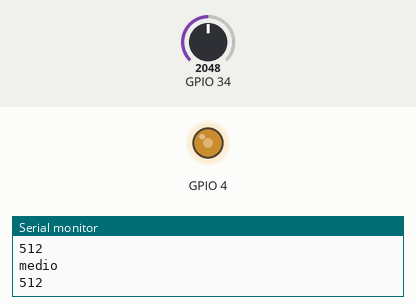
A sketch run on a simulated ESP32. On the bench: output pins drawn as LEDs (lit = HIGH), the last lines printed to the serial monitor. The inputs (shaded band) are chosen by the test bench; at power-on: GPIO 34 = 2048 (analog values on the 0–4095 scale).

Above: at 1.2 s.
1.3 s: GPIO 34 set to 1642
3.0 s: GPIO 34 set to 1530
At 4.0 s:
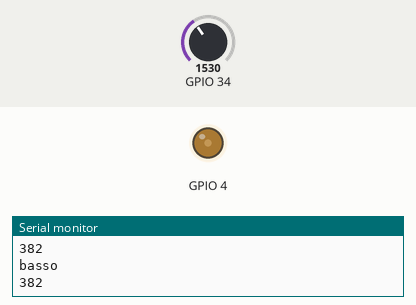
4.8 s: GPIO 34 set to 3603
At 5.4 s:
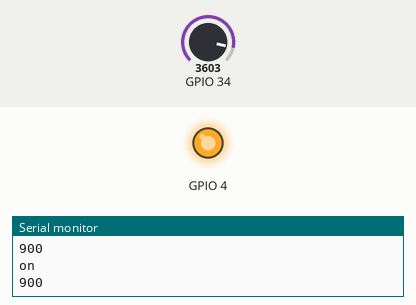
6.6 s: GPIO 34 set to 3242
8.1 s: GPIO 34 set to 3167
At 9.2 s:
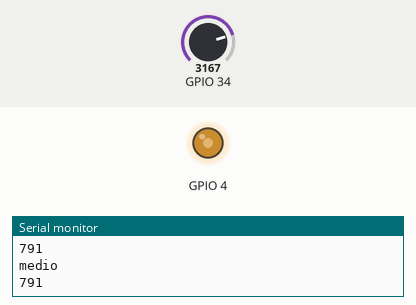
9.9 s: GPIO 34 set to 4095
At 10.7 s:
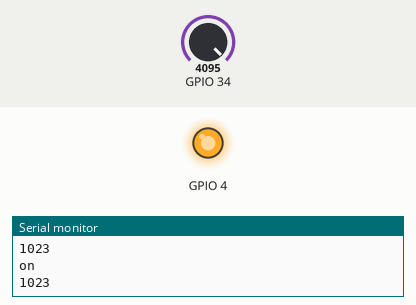
Timing chart, 0 to 12.7 s (numbered marks = the images above; inputs shaded):
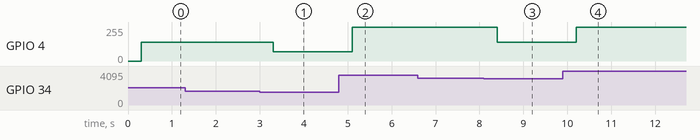

The sketch:

5_9_enum.ino
```cpp
/*
Autore: Paolo Aliverti
Listato 3.9 – enumerazioni

Collegare:
- led con res da 100 ohm sul pin 4
*/

enum livello_pwm {spento, basso, medio, alto} lev;

void setup() {
  Serial.begin(115200);
  Serial.println("enum");
  int ch = 0;
  int freq = 1000;
  int res = 8;
  ledcSetup(ch, freq, res);
  ledcAttachPin(4, ch);

  analogReadResolution(10);  //0-1023
}

void loop() {
  int v = analogRead(34);
  Serial.println(v);
  delay(300);
  if (v < 200) lev = spento;
  else if (v < 400) lev = basso;
  else if (v < 800) lev = medio;
  else lev = alto;


  if (lev == spento) {
    Serial.println("off");
    ledcWrite(0, 0);
  }
  if (lev == basso) {
    ledcWrite(0, 70);
    Serial.println("basso");
  }
  if (lev == medio) {
    ledcWrite(0, 140);
    Serial.println("medio");
  }
  if (lev == alto) {
    ledcWrite(0, 255);
    Serial.println("on");
  }

}
```

Measured:
- the behaviour switches between 1600 and 1599 on GPIO 34 (found by bisection; images 0 and 1)
- the behaviour switches between 3200 and 3199 on GPIO 34 (found by bisection; images 2 and 3)
- after the input at 3.0 s, GPIO 4: 139/255 → 70/255 after 0.30 s
- after the input at 4.8 s, GPIO 4: 70/255 → 255/255 after 0.30 s
- after the input at 8.1 s, GPIO 4: 255/255 → 139/255 after 0.31 s
- after the input at 9.9 s, GPIO 4: 139/255 → 255/255 after 0.31 s
